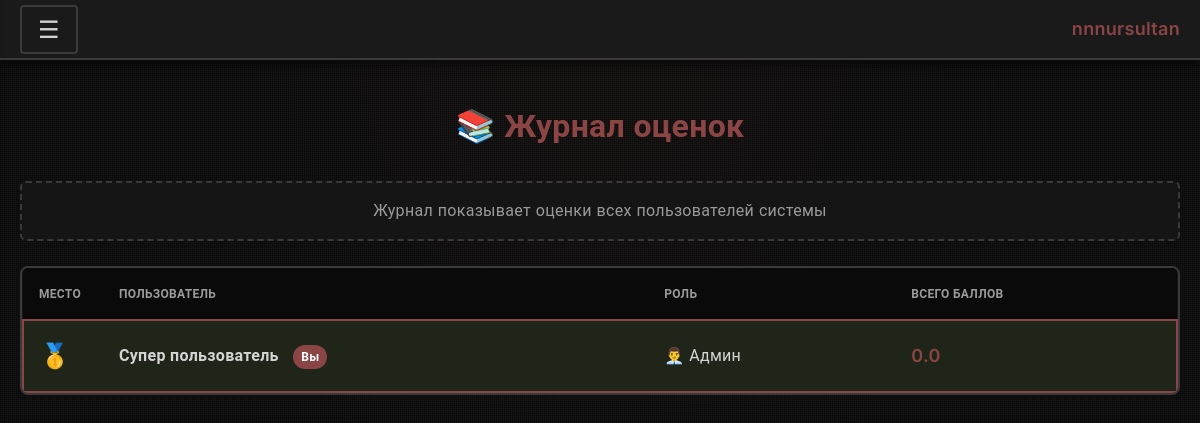
The app's page /rating.php (signed in) with its own data.
### tables this page shows
CREATE TABLE IF NOT EXISTS users (
  id INT AUTO_INCREMENT PRIMARY KEY,
  username VARCHAR(100) UNIQUE NOT NULL,
  password VARCHAR(255) NOT NULL,
  full_name VARCHAR(150) DEFAULT '',
  avatar VARCHAR(255) DEFAULT '',
  role ENUM('student', 'manager', 'admin') DEFAULT 'student',
  created_at TIMESTAMP DEFAULT CURRENT_TIMESTAMP
);

### rating.php (the view, shortened to what this page needs)
<?php
require_once 'db.php';
$stmt = $pdo->query("
    SELECT u.id, u.username, u.full_name, u.role,
           SUM((g.rk1 + g.rk2) * 0.3 + (g.exam_score / g.exam_max * 100) * 0.4) as total_points
    FROM users u
    LEFT JOIN grades g ON u.id = g.user_id
    GROUP BY u.id, u.username, u.full_name, u.role
    ORDER BY total_points DESC
");
$ratings = $stmt->fetchAll();
include 'includes/header.php';
?>
<div class="page-content">
    <h2 class="page-title">📚 Журнал оценок</h2>
    <div class="rating-info">
        <p>Журнал показывает оценки всех пользователей системы</p>
    </div>
    <div class="rating-table">
        <table>
            <thead>
                <tr>
                    <th>Место</th>
                    <th>Пользователь</th>
                    <th>Роль</th>
                    <th>Всего баллов</th>
                </tr>
            </thead>
            <tbody>
                <?php
                $position = 1;
                foreach ($ratings as $rating):
                    $is_current_user = ($rating['id'] == $_SESSION['user_id']);
                ?>
                    <tr class="<?php echo $is_current_user ? 'current-user' : ''; ?>">
                        <td class="position">
                            <?php
                            if ($position == 1) echo '🥇';
                            elseif ($position == 2) echo '🥈';
                            elseif ($position == 3) echo '🥉';
                            else echo $position;
                            ?>
                        </td>
                        <td class="student-name">
                            <?php echo htmlspecialchars($rating['full_name'] ?: $rating['username']); ?>
                            <?php if ($is_current_user): ?>
                                <span class="badge">Вы</span>
                            <?php endif; ?>
                        </td>
                        <td>
                            <?php
                            $role_labels = [
                                'student' => '👨‍🎓 Студент',
                                'manager' => '👔 Староста',
                                'admin' => '👨‍💼 Админ'
                            ];
                            echo $role_labels[$rating['role']] ?? $rating['role'];
                            ?>
                        </td>
                        <td class="points"><?php echo number_format($rating['total_points'] ?? 0, 1); ?></td>
                    </tr>
                <?php
                    $position++;
                endforeach;
                ?>
            </tbody>
        </table>
    </div>
</div>
<?php include 'includes/footer.php'; ?>

### assets/style.css (style rules this page uses)
:root { --bg-dark: #0a0a0a; --bg-paper: #1a1a1a; --bg-card: #151515; --border-sketch: #3a3a3a; --text-primary: #d4d4d4; --text-secondary: #9a9a9a; --text-muted: #666666; --accent-primary: #8b4545; --accent-danger: #d63031; --accent-warning: #c44d4d; --accent-red: #a83232; --sketch-shadow: rgba(0, 0, 0, 0.7); }
* { margin: 0; padding: 0; box-sizing: border-box; }
body { font-family: 'Inter', 'Roboto', sans-serif; background-color: var(--bg-dark); background-image: repeating-linear-gradient(0deg, transparent, transparent 1px, rgba(255,255,255,.02) 1px, rgba(255,255,255,.02) 2px), repeating-linear-gradient(90deg, transparent, transparent 1px, rgba(255,255,255,.02) 1px, rgba(255,255,255,.02) 2px), radial-gradient(ellipse at top, rgba(139, 69, 69, 0.05) 0%, transparent 50%); color: var(--text-primary); line-height: 1.6; min-height: 100vh; }
body, h1, h2, h3, h4, h5, h6, .auth-title, .logo, input, select, textarea, button { font-family: 'Inter', 'Roboto', sans-serif !important; letter-spacing: 0.3px; }
h1, h2, h3, .auth-title, .logo { font-weight: 600; }
.page-content { padding: 20px 0; }
.page-title { font-size: 32px; margin-bottom: 30px; color: var(--accent-primary); text-align: center; }
.rating-table { background: var(--bg-card); border: 2px solid var(--border-sketch); border-radius: 8px; overflow: hidden; }
.rating-table table { width: 100%; border-collapse: collapse; }
.rating-table th, .rating-table td { padding: 16px; text-align: left; border-bottom: 1px solid var(--border-sketch); }
.rating-table th { background: var(--bg-dark); color: var(--text-secondary); font-weight: 600; text-transform: uppercase; font-size: 12px; }
.rating-table tr.current-user { background: rgba(124, 179, 66, 0.1); border: 2px solid var(--accent-primary); }
.position { font-size: 24px; width: 80px; }
.student-name { font-weight: 600; }
.badge { display: inline-block; padding: 2px 8px; background: var(--accent-primary); color: #fff; border-radius: 12px; font-size: 12px; margin-left: 10px; }
.points { text-align: right; font-size: 18px; font-weight: 600; color: var(--accent-primary); }
.calculator-info, .rating-info, .week-info { text-align: center; padding: 15px; background: var(--bg-card); border: 2px dashed var(--border-sketch); border-radius: 6px; margin-bottom: 25px; color: var(--text-secondary); }

### records on screen
users: full_name "Супер пользователь", shows "Вы", role "👨‍💼 Админ", total_points "0.0"

### other values on screen
$_SESSION['username'] "nnnursultan"
